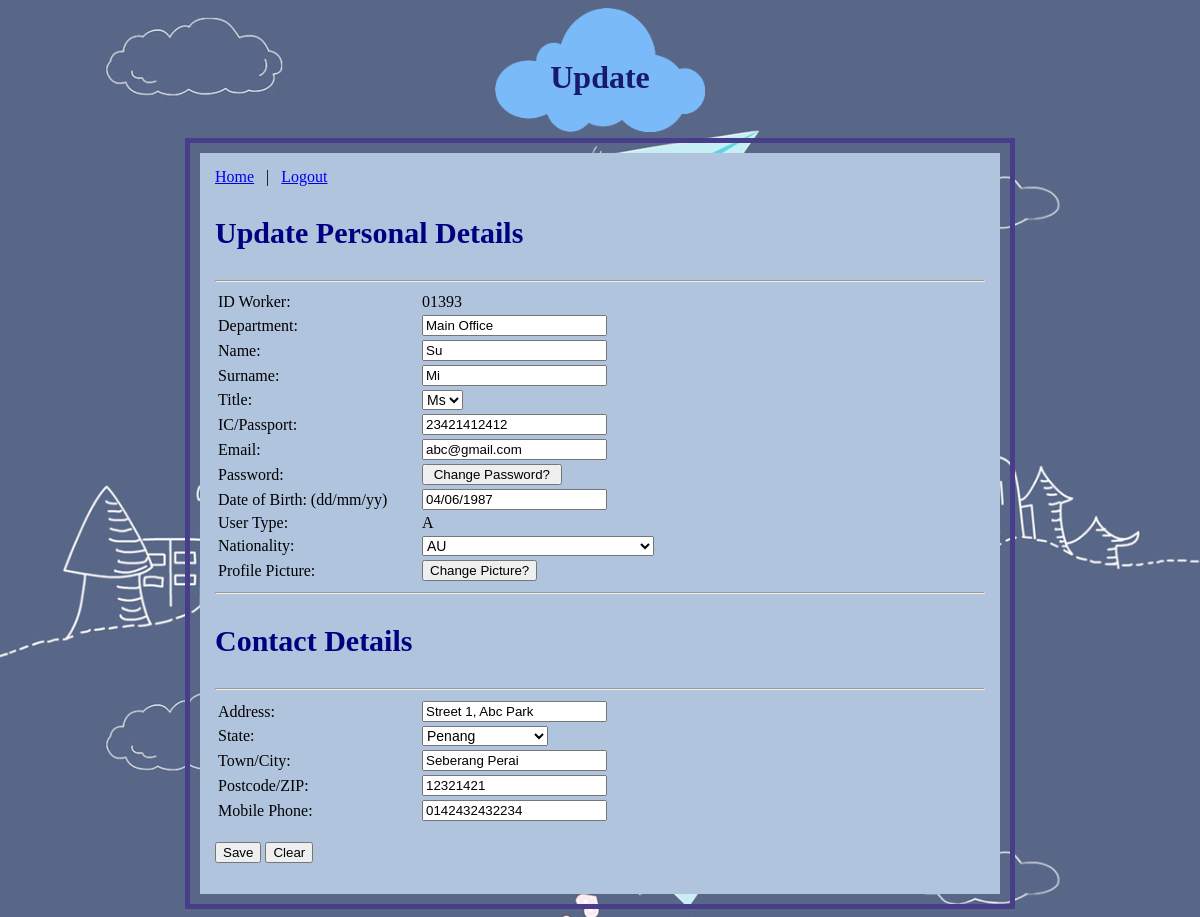
The app's page /admin/editA.php?email=abc@gmail.com (signed in) with its own data.
### tables this page shows
CREATE TABLE `tbluser` (
  `Email` varchar(50) NOT NULL,
  `Password` varchar(50) NOT NULL,
  `Title` varchar(3) NOT NULL,
  `Name` varchar(100) NOT NULL,
  `Surname` varchar(100) NOT NULL,
  `DateOfBirth` varchar(15) NOT NULL,
  `ICPassport` varchar(15) NOT NULL,
  `Nationality` varchar(5) NOT NULL,
  `Address` varchar(100) NOT NULL,
  `State` varchar(50) NOT NULL,
  `TownCity` varchar(50) NOT NULL,
  `PostcodeZIP` varchar(10) NOT NULL,
  `MobilePhone` varchar(15) NOT NULL,
  `UserType` char(1) NOT NULL,
  `Department` varchar(50) DEFAULT '-',
  `IDWorker` varchar(20) NOT NULL DEFAULT '-',
  `ImgPath` varchar(40) DEFAULT NULL,
  PRIMARY KEY (`Email`,`IDWorker`),
  KEY `UserType` (`UserType`),
  KEY `Email` (`Email`),
  CONSTRAINT `UserType` FOREIGN KEY (`UserType`) REFERENCES `category` (`UserType`) ON DELETE CASCADE ON UPDATE CASCADE
);

### admin/editA.php (the view, shortened to what this page needs)
<html>
<head>
<link rel="stylesheet" type="text/css" href="../css/design.css">
<?php
	$email = $_GET['email'];
	$sql="SELECT * FROM tbluser WHERE Email='".$email."'";
	$result=mysql_query($sql);
	$row = mysql_fetch_row($result);
?>
</head>
<body>
	<div id="tile">
	<h1>Update</h1></div>
	<div id="wrapper">
	<div id="bg1">
	<form name="form" method="POST" action="saveA.php">
	<?php include('../include/valid2.php'); ?>
	<h3>Update Personal Details</h3>
	<hr>
		<table border="0">
			<tr>
				<td width="200"> ID Worker: </td>
				<td> <?php echo $row[15]; ?> </td>
			</tr>
			<tr>
				<td width="200"> Department: </td>
				<td> <input type="text" name="department" value="<?php echo $row[14]; ?>" required /> </td>
			</tr>
			<tr>
				<td width="200"> Name: </td>
				<td> <input type="text" name="name" value="<?php echo $row[3]; ?>" required /> </td>
			</tr>
			<tr>
				<td width="200"> Surname: </td>
				<td> <input type="text" name="surname" value="<?php echo $row[4]; ?>" required /> </td>
			</tr>
			<tr>
				<td width="200"> Title:  </td>
				<td> <select name="title" required>
				<option value="<?php echo $row[2]; ?> "><?php echo $row[2]; ?> </option>
				</select></td>
			</tr>
			<tr>
				<td width="200"> IC/Passport: </td>
				<td> <input type="text" name="ic" value="<?php echo $row[6]; ?>" required /> </td>
			</tr>
			<tr>
				<td width="200"> Email:  </td>
				<td> <input type="text" name="email" value="<?php echo $row[0]; ?>" required /> </td>
			</tr>
			<tr>
				<td width="200"> Password: </td>
				<td> <input type="button" name="pass" value=" Change Password? " onClick="window.location.href='password.php'" /> </td>
			</tr>
			<tr>
				<td width="200"> Date of Birth: (dd/mm/yy)</td>
				<td> <input type="text" name="dob" value="<?php echo $row[5]; ?>" required /> </td>
			</tr>
			<tr>
				<td width="200"> User Type: </td>
				<td><?php echo $row[13]; ?></td>
			</tr>
			<tr>
				<td width="200"> Nationality: </td>
				<td> <select name="nationality">
				<option value="<?php echo $row[7]; ?>" required><?php echo $row[7]; ?> </option>
				<option value="ZW">Zimbabwe</option></td>
			</tr>
			<tr>
			<td width="200">Profile Picture:</td>
			<td><input type="button" name="pic" onclick="openWin()" value="Change Picture?" /> </td>
			</tr>
		</table>
	<hr>
	<h3>Contact Details</h3>
	<hr>
		<table border="0">
			<tr>
				<td width="200"> Address: </td>
				<td> <input type="text" name="address" value="<?php echo $row[8]; ?>" required /> </td>
			</tr>
			<tr>
				<td width="200"> State: </td>
				<td> <select name="state" required>
				<option value="<?php echo $row[9]; ?>"><?php echo $row[9]; ?></option>
				</select>
				</td>
			</tr>
			<tr>
				<td width="200"> Town/City: </td>
				<td> <input type="text" name="town" value="<?php echo $row[10]; ?>" required /></td>
			</tr>
			<tr>
				<td width="200"> Postcode/ZIP: </td>
				<td> <input type="text" name="zip" value="<?php echo $row[11]; ?>" required /></td>
			</tr>
			<tr>
				<td width="200"> Mobile Phone: </td>
				<td> <input type="text" name="hp" value="<?php echo $row[12]; ?>" required /></td>
			</tr>
		</table>
			<tr>
				<br>
				<td><input type="submit" onClick="return conf('Update Information?')" name="Save" value="Save" /></td>
				<td><input type="Reset" name="Clear" value="Clear" /></td>
			</tr>
</form>
</body>
</html>

### css/design.css (style rules this page uses)
body { background-image:url("../images/bg1.jpg"); background-repeat:repeat-y; background-size:100%; }
h1 { color : MidnightBlue; text-align:center; }
h3 { font-size : 30px; color : Navy; }
select { font-size : 14px; }
hr { color:blue; }
#wrapper { width:800px; margin:0px auto; padding:10px; border: 5px solid; border-color:darkslateblue; }
#bg1 { background-color : LightSteelBlue; padding:15px; }
#tile { background-image:url("../images/cloud.jpg"); background-repeat:no-repeat; margin-left: auto; margin-right: auto; height:70px; width:150px; background-size:100%; padding:30px 30px 30px 30px; position:center; }

### records on screen
tbluser: IDWorker "01393", department "Main Office", name "Su", surname "Mi", title "Ms", ic "23421412412", email "abc@gmail.com", dob "04/06/1987", UserType "A", nationality "AU", address "Street 1, Abc Park", state "Penang", town "Seberang Perai", zip "12321421", hp "0142432432234"
